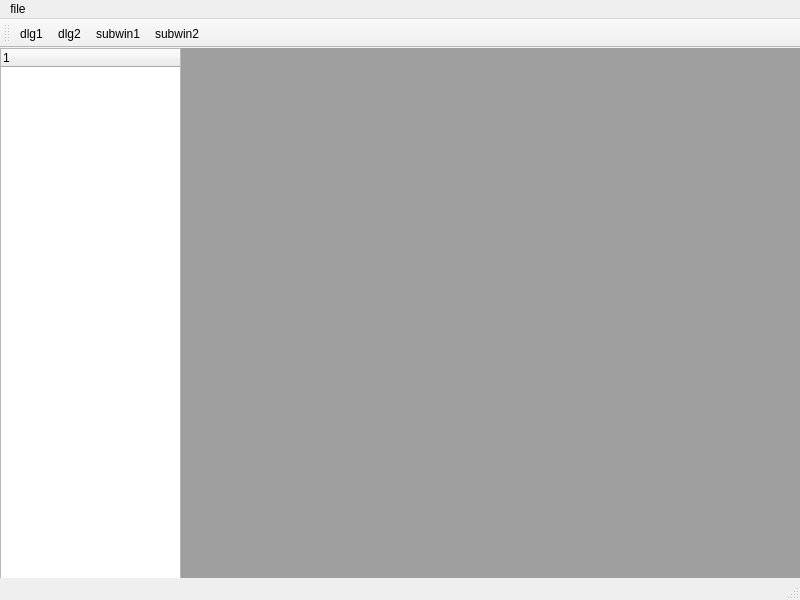
<?xml version="1.0" encoding="UTF-8"?>
<ui version="4.0">
 <class>MainWindow</class>
 <widget class="QMainWindow" name="MainWindow">
  <property name="geometry">
   <rect>
    <x>0</x>
    <y>0</y>
    <width>800</width>
    <height>600</height>
   </rect>
  </property>
  <property name="windowTitle">
   <string>MainWindow</string>
  </property>
  <widget class="QWidget" name="centralwidget">
   <widget class="QMdiArea" name="mdiArea">
    <property name="geometry">
     <rect>
      <x>180</x>
      <y>0</y>
      <width>621</width>
      <height>571</height>
     </rect>
    </property>
   </widget>
   <widget class="QTreeWidget" name="treeWidget">
    <property name="geometry">
     <rect>
      <x>0</x>
      <y>0</y>
      <width>181</width>
      <height>571</height>
     </rect>
    </property>
    <column>
     <property name="text">
      <string notr="true">1</string>
     </property>
    </column>
   </widget>
  </widget>
  <widget class="QMenuBar" name="menubar">
   <property name="geometry">
    <rect>
     <x>0</x>
     <y>0</y>
     <width>800</width>
     <height>23</height>
    </rect>
   </property>
   <widget class="QMenu" name="menufile">
    <property name="title">
     <string>file</string>
    </property>
    <addaction name="actiondlg1"/>
    <addaction name="actiondlg2"/>
    <addaction name="actionsubwin1"/>
    <addaction name="actionsubwin2"/>
   </widget>
   <addaction name="menufile"/>
  </widget>
  <widget class="QStatusBar" name="statusbar"/>
  <widget class="QToolBar" name="toolBar">
   <property name="windowTitle">
    <string>toolBar</string>
   </property>
   <attribute name="toolBarArea">
    <enum>TopToolBarArea</enum>
   </attribute>
   <attribute name="toolBarBreak">
    <bool>false</bool>
   </attribute>
   <addaction name="actiondlg1"/>
   <addaction name="actiondlg2"/>
   <addaction name="actionsubwin1"/>
   <addaction name="actionsubwin2"/>
  </widget>
  <action name="actiondlg1">
   <property name="text">
    <string>dlg1</string>
   </property>
  </action>
  <action name="actiondlg2">
   <property name="text">
    <string>dlg2</string>
   </property>
  </action>
  <action name="actionsubwin1">
   <property name="text">
    <string>subwin1</string>
   </property>
  </action>
  <action name="actionsubwin2">
   <property name="text">
    <string>subwin2</string>
   </property>
  </action>
 </widget>
 <resources/>
 <connections/>
</ui>
